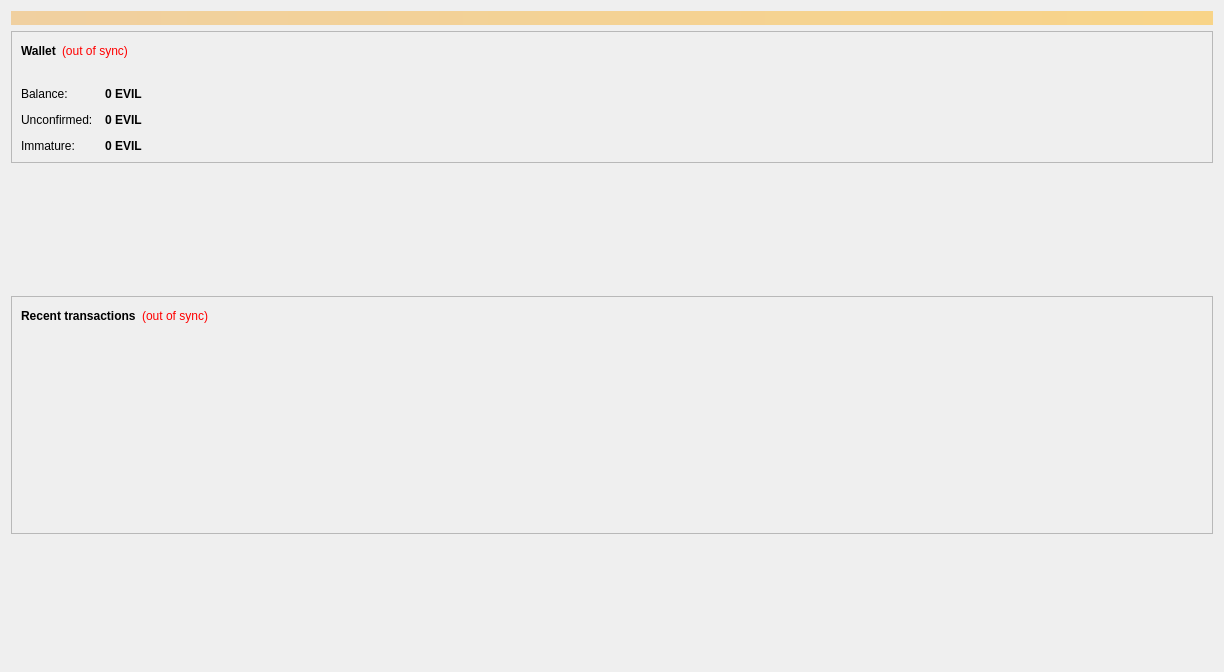
<?xml version="1.0" encoding="UTF-8"?>
<ui version="4.0">
 <class>OverviewPage</class>
 <widget class="QWidget" name="OverviewPage">
  <property name="geometry">
   <rect>
    <x>0</x>
    <y>0</y>
    <width>1224</width>
    <height>672</height>
   </rect>
  </property>
  <property name="windowTitle">
   <string>Form</string>
  </property>
  <layout class="QVBoxLayout" name="topLayout">
   <item>
    <widget class="QLabel" name="labelAlerts">
     <property name="visible">
      <bool>false</bool>
     </property>
     <property name="styleSheet">
      <string notr="true">background-color: qlineargradient(x1: 0, y1: 0, x2: 1, y2: 0, stop:0 #F0D0A0, stop:1 #F8D488); color:#000000;</string>
     </property>
     <property name="wordWrap">
      <bool>true</bool>
     </property>
     <property name="margin">
      <number>3</number>
     </property>
    </widget>
   </item>
   <item>
    <layout class="QHBoxLayout" name="horizontalLayout" stretch="1,0">
     <item>
      <layout class="QVBoxLayout" name="verticalLayout_2">
       <item>
        <widget class="QFrame" name="frame">
         <property name="frameShape">
          <enum>QFrame::StyledPanel</enum>
         </property>
         <property name="frameShadow">
          <enum>QFrame::Raised</enum>
         </property>
         <layout class="QVBoxLayout" name="verticalLayout_4">
          <item>
           <layout class="QHBoxLayout" name="horizontalLayout_4">
            <item>
             <widget class="QLabel" name="label_5">
              <property name="font">
               <font>
                <weight>75</weight>
                <bold>true</bold>
               </font>
              </property>
              <property name="text">
               <string>Wallet</string>
              </property>
             </widget>
            </item>
            <item>
             <widget class="QLabel" name="labelWalletStatus">
              <property name="toolTip">
               <string>The displayed information may be out of date. Your wallet automatically synchronizes with the Anarchycoin network after a connection is established, but this process has not completed yet.</string>
              </property>
              <property name="styleSheet">
               <string notr="true">QLabel { color: red; }</string>
              </property>
              <property name="text">
               <string notr="true">(out of sync)</string>
              </property>
              <property name="alignment">
               <set>Qt::AlignLeading|Qt::AlignLeft|Qt::AlignVCenter</set>
              </property>
             </widget>
            </item>
            <item>
             <spacer name="horizontalSpacer_2">
              <property name="orientation">
               <enum>Qt::Horizontal</enum>
              </property>
              <property name="sizeHint" stdset="0">
               <size>
                <width>40</width>
                <height>20</height>
               </size>
              </property>
             </spacer>
            </item>
           </layout>
          </item>
          <item alignment="Qt::AlignHCenter">
           <widget class="QLabel" name="label_2">
            <property name="text">
             <string/>
            </property>
            <property name="pixmap">
             <pixmap resource="../bitcoin.qrc">:/images/gmclogo</pixmap>
            </property>
           </widget>
          </item>
          <item>
           <layout class="QFormLayout" name="formLayout_2">
            <property name="fieldGrowthPolicy">
             <enum>QFormLayout::AllNonFixedFieldsGrow</enum>
            </property>
            <property name="horizontalSpacing">
             <number>12</number>
            </property>
            <property name="verticalSpacing">
             <number>12</number>
            </property>
            <item row="1" column="0">
             <widget class="QLabel" name="label">
              <property name="text">
               <string>Balance:</string>
              </property>
             </widget>
            </item>
            <item row="1" column="1">
             <widget class="QLabel" name="labelBalance">
              <property name="font">
               <font>
                <weight>75</weight>
                <bold>true</bold>
               </font>
              </property>
              <property name="cursor">
               <cursorShape>IBeamCursor</cursorShape>
              </property>
              <property name="toolTip">
               <string>Your current balance</string>
              </property>
              <property name="text">
               <string notr="true">0 EVIL</string>
              </property>
              <property name="textInteractionFlags">
               <set>Qt::LinksAccessibleByMouse|Qt::TextSelectableByKeyboard|Qt::TextSelectableByMouse</set>
              </property>
             </widget>
            </item>
            <item row="2" column="0">
             <widget class="QLabel" name="label_3">
              <property name="text">
               <string>Unconfirmed:</string>
              </property>
             </widget>
            </item>
            <item row="2" column="1">
             <widget class="QLabel" name="labelUnconfirmed">
              <property name="font">
               <font>
                <weight>75</weight>
                <bold>true</bold>
               </font>
              </property>
              <property name="cursor">
               <cursorShape>IBeamCursor</cursorShape>
              </property>
              <property name="toolTip">
               <string>Total of transactions that have yet to be confirmed, and do not yet count toward the current balance</string>
              </property>
              <property name="text">
               <string notr="true">0 EVIL</string>
              </property>
              <property name="textInteractionFlags">
               <set>Qt::LinksAccessibleByMouse|Qt::TextSelectableByKeyboard|Qt::TextSelectableByMouse</set>
              </property>
             </widget>
            </item>
            <item row="3" column="0">
             <widget class="QLabel" name="labelImmatureText">
              <property name="text">
               <string>Immature:</string>
              </property>
             </widget>
            </item>
            <item row="3" column="1">
             <widget class="QLabel" name="labelImmature">
              <property name="font">
               <font>
                <weight>75</weight>
                <bold>true</bold>
               </font>
              </property>
              <property name="toolTip">
               <string>Mined balance that has not yet matured</string>
              </property>
              <property name="text">
               <string notr="true">0 EVIL</string>
              </property>
              <property name="textInteractionFlags">
               <set>Qt::LinksAccessibleByMouse|Qt::TextSelectableByKeyboard|Qt::TextSelectableByMouse</set>
              </property>
             </widget>
            </item>
           </layout>
          </item>
         </layout>
        </widget>
       </item>
       <item>
        <spacer name="verticalSpacer_2">
         <property name="orientation">
          <enum>Qt::Vertical</enum>
         </property>
         <property name="sizeHint" stdset="0">
          <size>
           <width>20</width>
           <height>40</height>
          </size>
         </property>
        </spacer>
       </item>
       <item>
        <widget class="QFrame" name="frame_2">
         <property name="frameShape">
          <enum>QFrame::StyledPanel</enum>
         </property>
         <property name="frameShadow">
          <enum>QFrame::Raised</enum>
         </property>
         <layout class="QVBoxLayout" name="verticalLayout">
          <item>
           <layout class="QHBoxLayout" name="horizontalLayout_2">
            <item>
             <widget class="QLabel" name="label_4">
              <property name="text">
               <string>&lt;b&gt;Recent transactions&lt;/b&gt;</string>
              </property>
             </widget>
            </item>
            <item>
             <widget class="QLabel" name="labelTransactionsStatus">
              <property name="toolTip">
               <string>The displayed information may be out of date. Your wallet automatically synchronizes with the Anarchycoin network after a connection is established, but this process has not completed yet.</string>
              </property>
              <property name="styleSheet">
               <string notr="true">QLabel { color: red; }</string>
              </property>
              <property name="text">
               <string notr="true">(out of sync)</string>
              </property>
              <property name="alignment">
               <set>Qt::AlignRight|Qt::AlignTrailing|Qt::AlignVCenter</set>
              </property>
             </widget>
            </item>
            <item>
             <spacer name="horizontalSpacer">
              <property name="orientation">
               <enum>Qt::Horizontal</enum>
              </property>
              <property name="sizeHint" stdset="0">
               <size>
                <width>40</width>
                <height>20</height>
               </size>
              </property>
             </spacer>
            </item>
           </layout>
          </item>
          <item>
           <widget class="QListView" name="listTransactions">
            <property name="styleSheet">
             <string notr="true">QListView { background: transparent; }</string>
            </property>
            <property name="frameShape">
             <enum>QFrame::NoFrame</enum>
            </property>
            <property name="verticalScrollBarPolicy">
             <enum>Qt::ScrollBarAlwaysOff</enum>
            </property>
            <property name="horizontalScrollBarPolicy">
             <enum>Qt::ScrollBarAlwaysOff</enum>
            </property>
            <property name="selectionMode">
             <enum>QAbstractItemView::NoSelection</enum>
            </property>
           </widget>
          </item>
         </layout>
        </widget>
       </item>
       <item>
        <spacer name="verticalSpacer">
         <property name="orientation">
          <enum>Qt::Vertical</enum>
         </property>
         <property name="sizeHint" stdset="0">
          <size>
           <width>20</width>
           <height>40</height>
          </size>
         </property>
        </spacer>
       </item>
      </layout>
     </item>
     <item>
      <layout class="QVBoxLayout" name="verticalLayout_3"/>
     </item>
    </layout>
   </item>
  </layout>
 </widget>
 <resources>
  <include location="../bitcoin.qrc"/>
 </resources>
 <connections/>
</ui>
